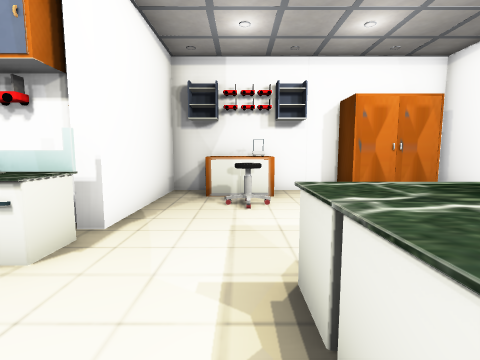
[1] (above)

16 first-person views from a walk through a scene from a Unity 3-D project. The camera is 1.2 m above the floor, tilts 6° down and sees 85° across. The floor is counted in squares, 1 m on a side. Each view is taken from the middle of a square. On the plan, view 1 faces up. The plan holds only what a view shows up to about 12 squares ahead; the rest is blank. Some surface patterns are stand-ins.

[2]
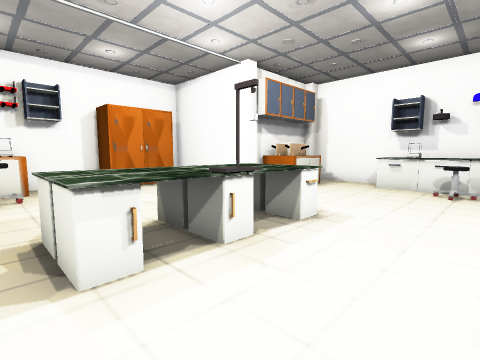

[3]
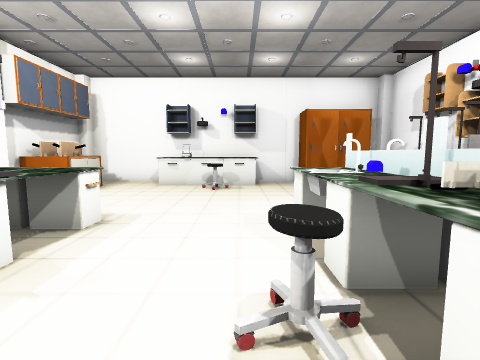

[4]
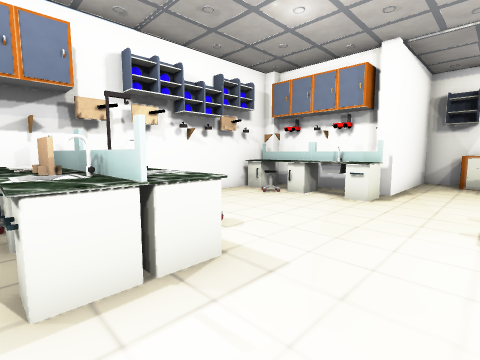

[5]
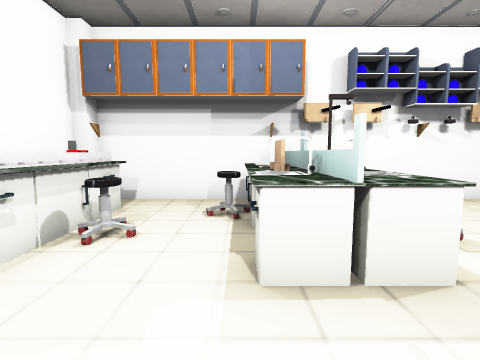

[6]
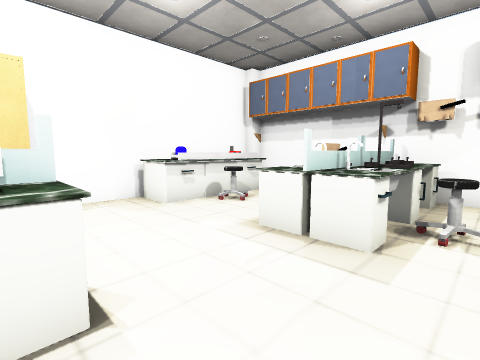

[7]
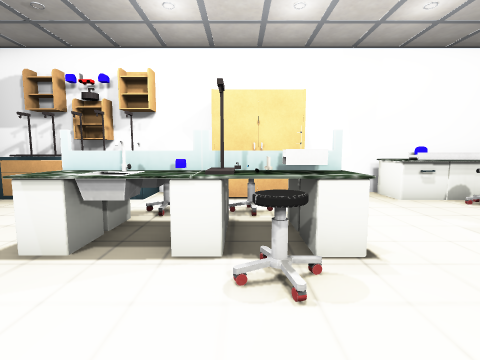

[8]
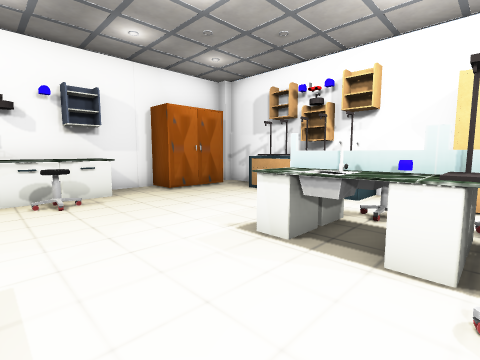

[9]
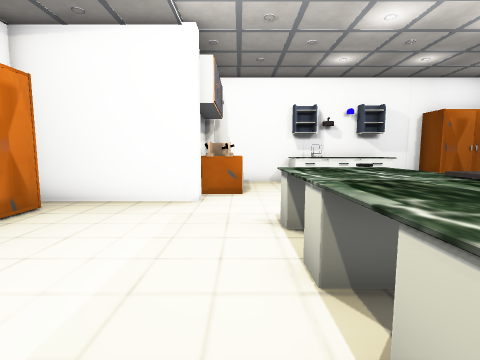

[10]
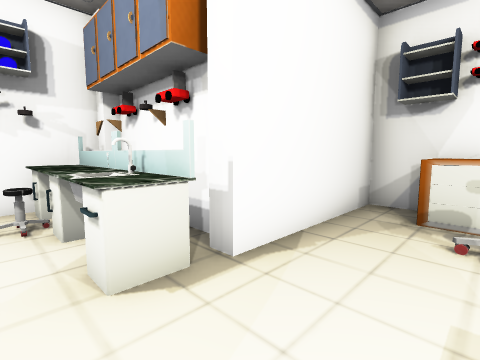

[11]
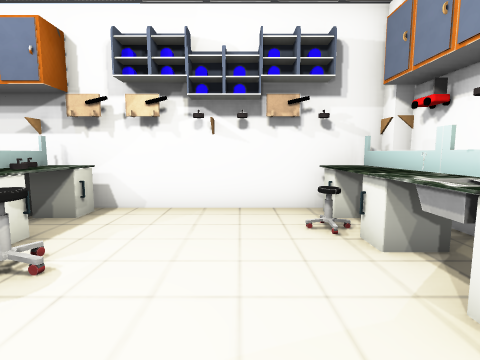

[12]
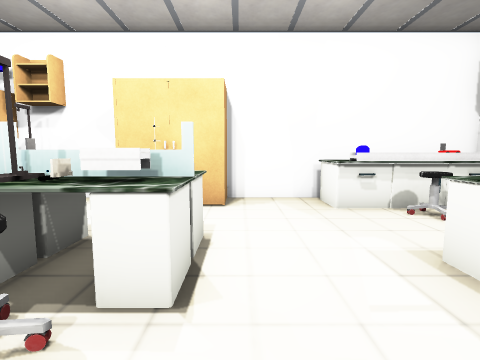

[13]
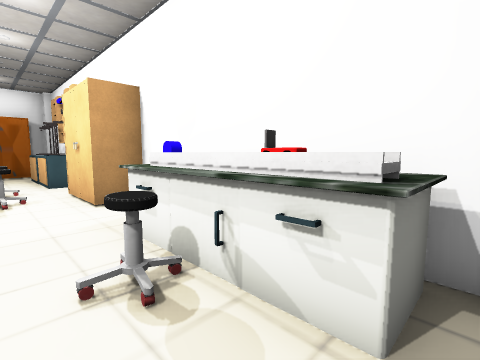

[14]
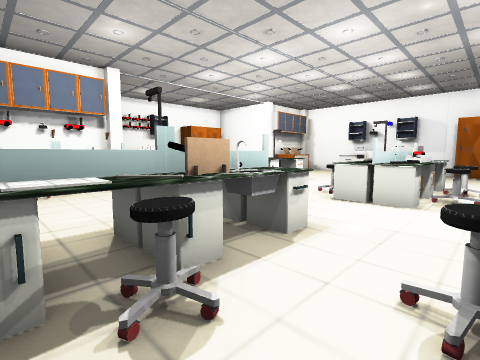

[15]
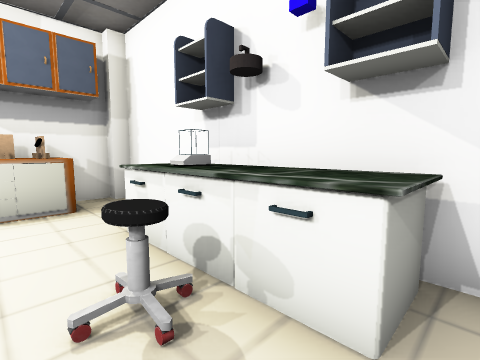

[16]
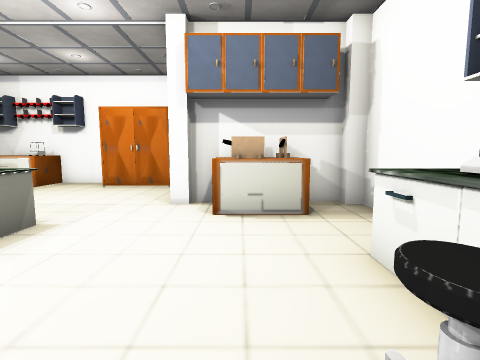

### Floor plan
Points are (right, up) in squares from view 1. A wall is a line through its corners. A room is listed if a view was taken in it or the views show most of it. See-through windows are left out.
Room 1 (views 1, 2, 3, 4, 5, 6, 7, 8, 9, 10, 11, 12, 13, 14, 15, 16)
walls: (2.8, -7.9) (10.5, -7.9); (6.4, 4.4) (6.4, 8.5); (-4.4, 3.5) (-5.5, 3.5); (-4.4, 4.4) (-5.5, 4.4); (2.4, 8.4) (1.6, 8.4); (10.9, -4.5) (10.9, 4.1); (-0.2, 8.4) (-2.1, 8.4) (-2.1, 4.4); (-6.6, 3.5) (-6.6, -7.6); (10.5, 4.4) (9.4, 4.4); (-5.6, -7.9) (0.4, -7.9)
objects: other object (-6, -8); other object (-6, -7) to (-2, -7); other object (-6, -4) to (-4, -3); other object (-6, -3); other object (-6, -2) to (-5, -2); other object (-6, 3) to (-4, 3); other object (-6, 4); other object (-5, -4); other object (-5, 2); other object (-4, -6); other object (-4, -3); other object (-4, -2) to (-3, -1); other object (-4, 4); other object (-3, -4) to (-2, -4); other object (-3, -3); other object (-3, -3) to (-2, -2); other object (-3, 3); other object (-3, 4); other object (-2, 3); other object (-2, 4); other object (-1, 7) to (1, 8); other object (0, -7) to (3, -7); other object (0, 6); other object (1, -5) to (1, -4); other object (1, -3); other object (1, 1) to (3, 1); other object (1, 2) to (3, 2); other object (1, 8); other object (2, -5); other object (2, -3) to (2, -2); other object (3, -5) to (4, -5); other object (3, -4); other object (3, -3); other object (3, 0) to (5, 1); other object (3, 7) to (5, 8); other object (4, -4); other object (4, -4) to (5, -3); other object (4, 2) to (5, 2); other object (5, -7); other object (6, -8) to (6, -7); other object (7, -7); other object (7, 4); other object (8, -7); other object (8, -1); other object (8, 3); other object (8, 4); other object (9, -3) to (10, 1); other object (9, 3) to (9, 4); other object (10, -7) to (10, -5)

Where each view was taken, in squares from view 1:
view 1: 0 up, 0 right, facing up
view 2: 2 down, 0 right, facing up-right
view 3: 2 down, 0 right, facing right
view 4: 4 down, 0 right, facing up-left
view 5: 4 down, 0 right, facing left
view 6: 1 down, 1 right, facing down-left
view 7: 0 up, 2 right, facing down
view 8: 0 up, 2 right, facing down-right
view 9: 3 up, 0 right, facing right
view 10: 2 up, 0 right, facing up-left
view 11: 1 up, 1 left, facing left
view 12: 1 down, 0 right, facing down
view 13: 5 down, 6 left, facing down-right
view 14: 6 down, 6 left, facing up-right
view 15: 3 down, 8 right, facing up-right
view 16: 2 down, 8 right, facing up
